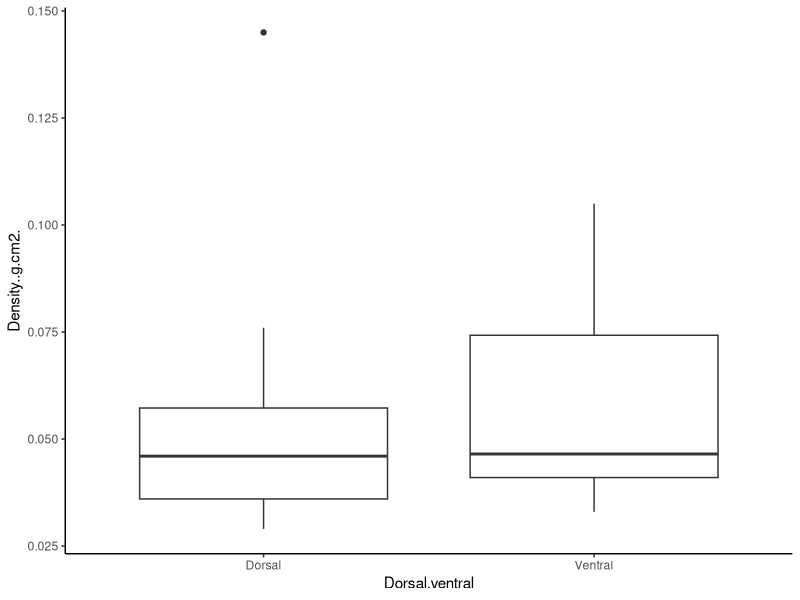

Write R code to recreate this figure.
#Started 27/2/19 by Chris Lawson
#To look at differences in skin density (g/cm2)

library(ggplot2)

skin <- read.csv("Skin area and density calcs.csv")
head(skin)
str(skin)

ggplot(skin, aes(x = Dorsal.ventral, y = Density..g.cm2.)) + geom_boxplot() + theme_classic()

t.test(Density..g.cm2.~Dorsal.ventral, data = skin) #no sig diff

